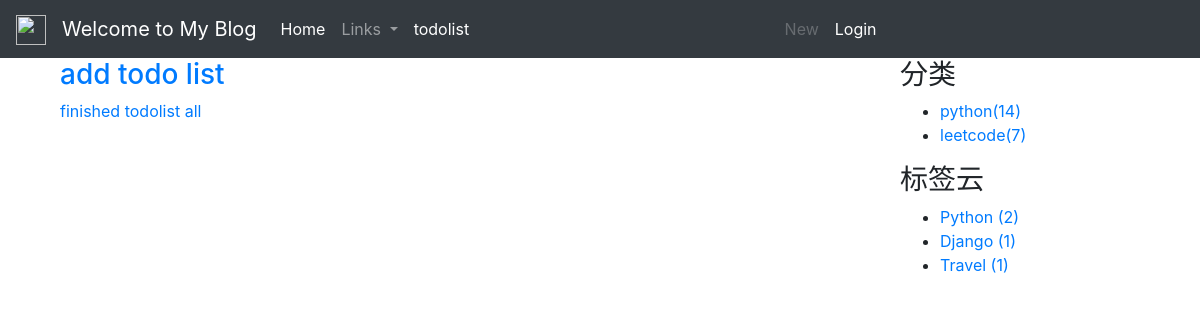
Page /record/todolist_list/ on the earlier database version.
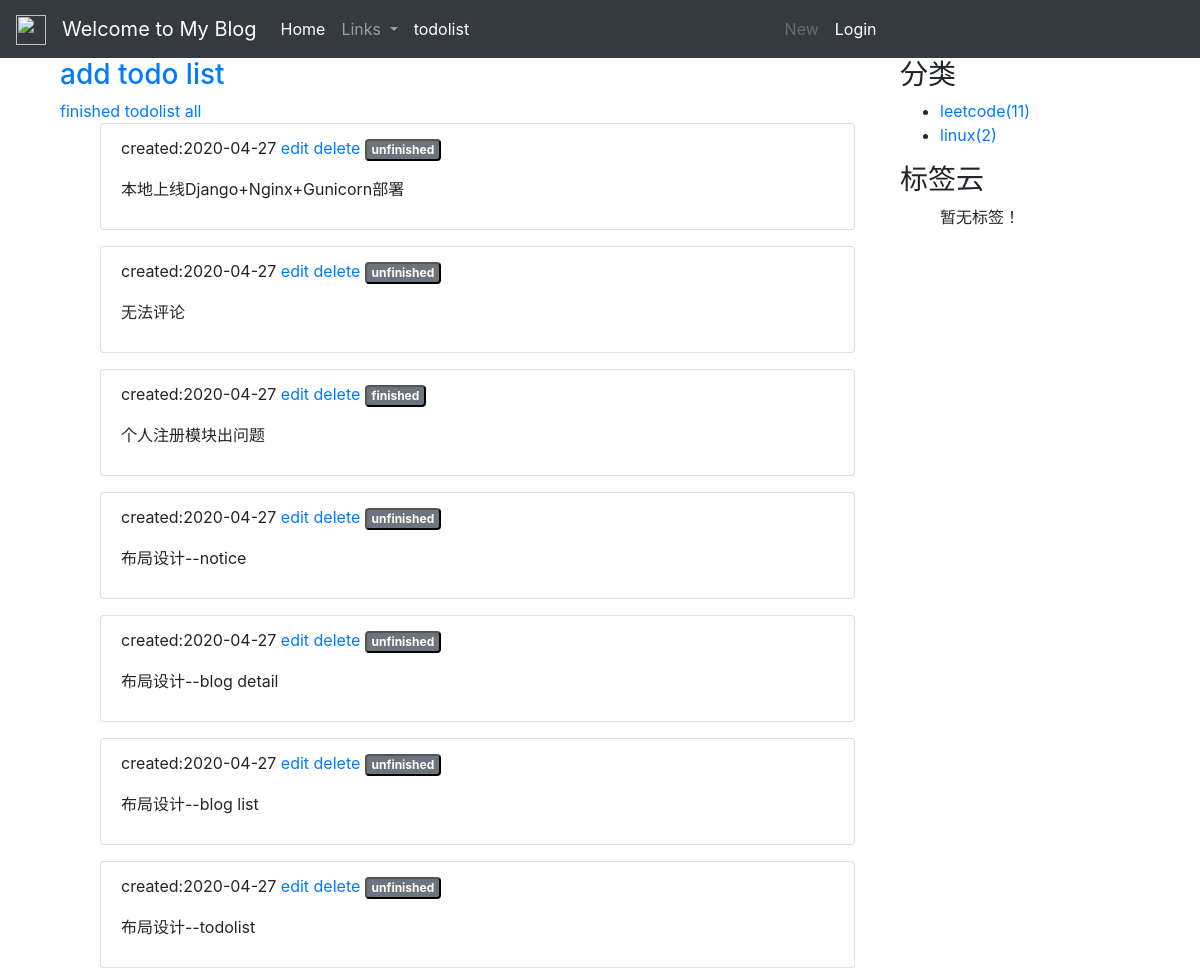
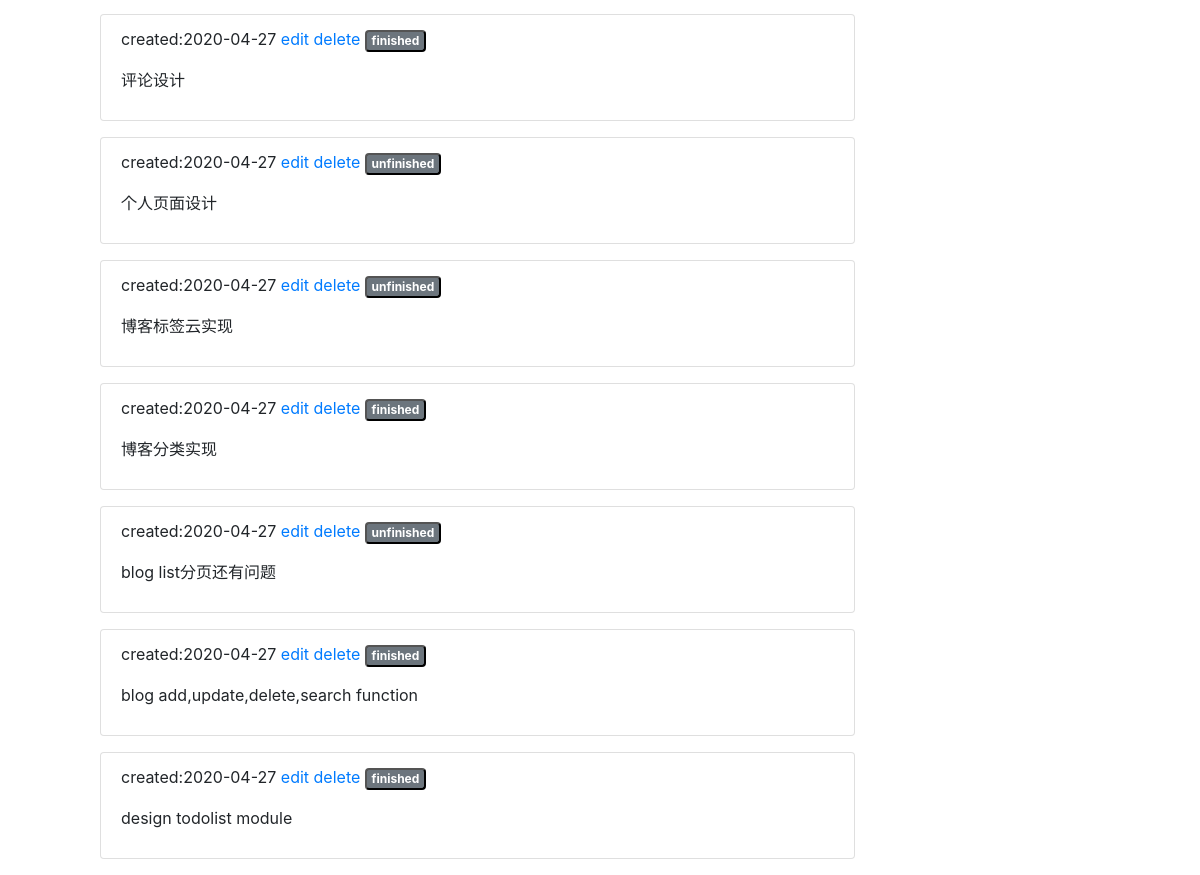
Same page on the later database version (2 pictures, top to bottom).
### blog/models.py (models this page shows, shortened)
class BlogClassify(models.Model):
    title = models.CharField(max_length=100, blank=True)
    created = models.DateTimeField(default=timezone.now)

class Tag(models.Model):
    name = models.CharField(max_length=100)

### record/models.py (models this page shows)
class Todolist(models.Model):
    created_time = models.DateTimeField(default=timezone.now)
    body = models.TextField()
    is_done = models.BooleanField(default=False)
    class Meta:
        ordering = ('-created_time',)

### record/views.py (the view)
# urls.py: path('todolist_list/', views.todolist_list, name='todolist_list'),
def todolist_list(request):
    todolist = Todolist.objects.all()
    order = request.GET.get('order')
    if order == 'finished':
        todolist = todolist.filter(is_done=True)
    elif order== 'todolist':
        todolist=todolist.filter(is_done=False)
    else:
        todolist = Todolist.objects.all()
    context = {
        'todolists': todolist,
    }
    return render(request, 'record/todolist.html', context)

### blog/templatetags/blog_extras.py (called while the page is built)
@register.inclusion_tag('blog/inclusions/_classify.html',takes_context=True)
def show_classify(context):
    classify_list = BlogClassify.objects.annotate(num_posts=Count('blog')).filter(num_posts__gt=0)
    return {
        'classify_list': classify_list,
    }

@register.inclusion_tag('blog/inclusions/_tags.html', takes_context=True)
def show_tags(context):
    tag_list = Tag.objects.annotate(num_posts=Count('blog')).filter(num_posts__gt=0)
    return {
        'tag_list': tag_list,
    }

### templates/record/todolist.html (shortened to what this page needs)
{% extends "base.html" %}
{% load staticfiles %}
{% block content %}
<div class="container">
    <h3><a href="{% url 'record:todolist_add' %}">add todo list</a></h3>
    <div>
        <a href="{% url 'record:todolist_list' %}?order=finished">
            finished
        </a>
        <a href="{% url 'record:todolist_list' %}?order=todolist">
            todolist
        </a>
        <a href="{% url 'record:todolist_list' %}?order=all">
            all
        </a>
    </div>
    {% for todolist in todolists %}
        <ul>
            <li class="list-group-item" id="notice_link">
                <p>
                    created:{{ todolist.created_time|date:'Y-m-d' }}
                    <a href="{% url 'record:todolist_edit' todolist.id %}">edit</a>
                    <a href="{% url 'record:todolist_delete' todolist.id %}">delete</a>
                    <button class="badge badge-secondary" value="">
                        {% if todolist.is_done %}
                            finished
                        {% else %}
                            unfinished
                        {% endif %}
                    </button>
                </p>
                <p>{{ todolist.body }}</p>
            </li>
        </ul>
    {% endfor %}
</div>
{% endblock content %}

### templates/blog/inclusions/_classify.html
<div class="">
  <h3 class="">分类</h3>
  <ul>
    {% for classify in classify_list %}
      <li>
        <a href="{% url 'blog:classify' classify.id %}">{{ classify.title }}<span class="post-count">({{ classify.num_posts }})</span></a>
      </li>
    {% empty %}
      暂无分类！
    {% endfor %}
  </ul>
</div>

### templates/blog/inclusions/_tags.html
<div class="widget widget-tag-cloud">
  <h3 class="widget-title">标签云</h3>
  <ul>
    {% for tag in tag_list %}
      <li>
        <a href="{% url 'blog:tag' tag.id %}">{{ tag.name }} <span class="post-count">({{ tag.num_posts }})</span></a>
      </li>
    {% empty %}
      暂无标签！
    {% endfor %}
  </ul>
</div>

Differences in the rows shown:
no longer on this page (row unchanged): BlogClassify: title "python", num_posts "14"
no longer on this page (row unchanged): Tag: name "Python", num_posts "2"
no longer on this page (row unchanged): Tag: name "Django", num_posts "1"
no longer on this page (row unchanged): Tag: name "Travel", num_posts "1"
added Todolist: created_time "2020-04-27", is_done "unfinished", body "本地上线Django+Nginx+Gunicorn部署"
added Todolist: created_time "2020-04-27", is_done "unfinished", body "无法评论"
added Todolist: created_time "2020-04-27", is_done "finished", body "个人注册模块出问题"
added Todolist: created_time "2020-04-27", is_done "unfinished", body "布局设计--notice"
added Todolist: created_time "2020-04-27", is_done "unfinished", body "布局设计--blog detail"
added Todolist: created_time "2020-04-27", is_done "unfinished", body "布局设计--blog list"
added Todolist: created_time "2020-04-27", is_done "unfinished", body "布局设计--todolist"
added Todolist: created_time "2020-04-27", is_done "finished", body "评论设计"
added Todolist: created_time "2020-04-27", is_done "unfinished", body "个人页面设计"
added Todolist: created_time "2020-04-27", is_done "unfinished", body "博客标签云实现"
added Todolist: created_time "2020-04-27", is_done "finished", body "博客分类实现"
added Todolist: created_time "2020-04-27", is_done "unfinished", body "blog list分页还有问题"
added Todolist: created_time "2020-04-27", is_done "finished", body "blog add,update,delete,search function"
added Todolist: created_time "2020-04-27", is_done "finished", body "design todolist module"
computed for BlogClassify "leetcode": num_posts "7" → "11"
added BlogClassify: title "linux", num_posts "2"
Other differences:
text now shown: "暂无标签！"
